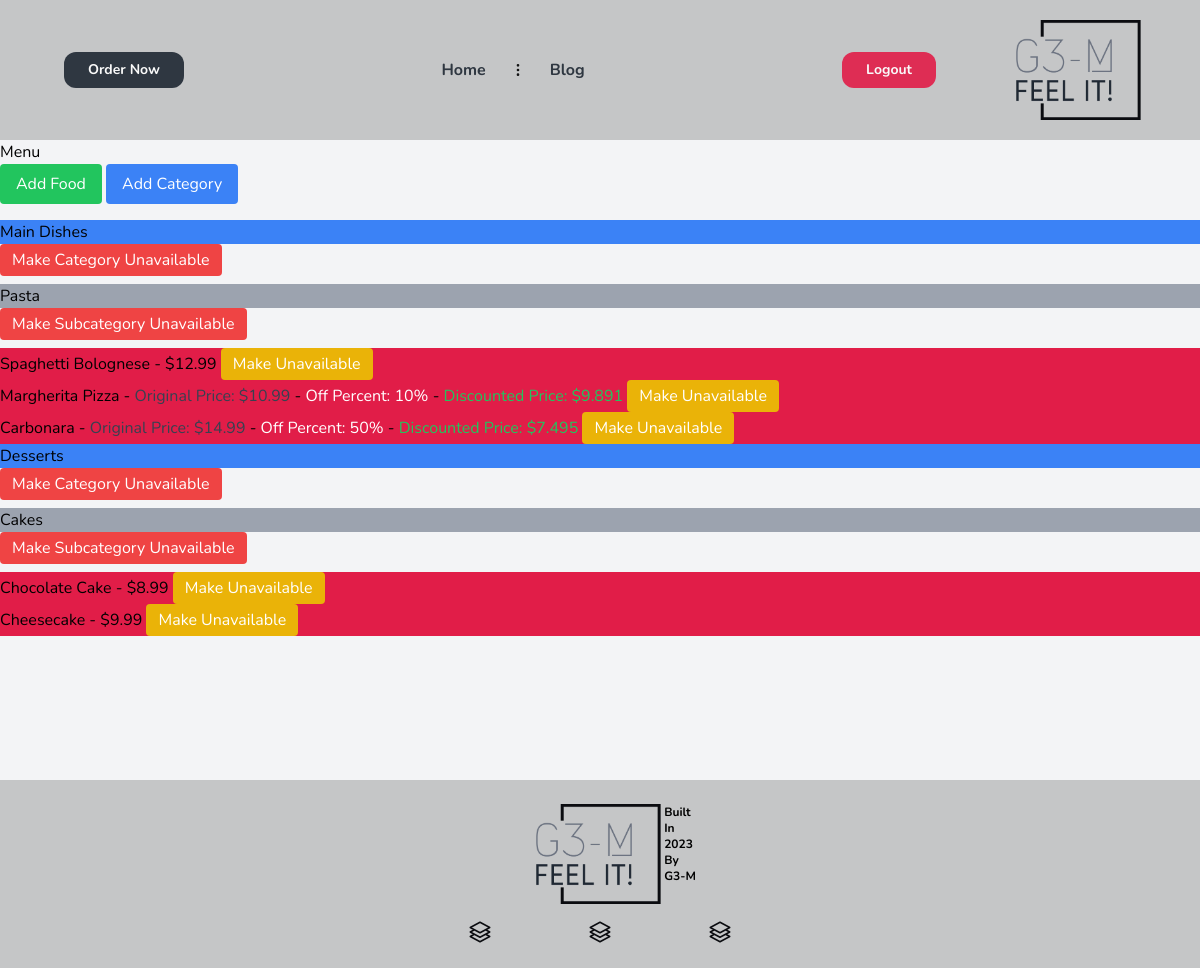
/foods/list-food (signed in), run on the app's committed database.
### foodmenu/models.py (models this page shows, shortened)
class Category(models.Model):
    name = models.CharField(max_length=100, unique=True)
    parent = models.ForeignKey('self', on_delete=models.CASCADE, null=True, blank=True, related_name='subcategories')
    @property
    def is_subcategory(self):
        return self.parent is not None

class Food(models.Model):
    name = models.CharField(max_length=100)
    price = models.DecimalField(max_digits=10, decimal_places=2)
    availability = models.BooleanField(default=True)
    off = models.PositiveSmallIntegerField(default=0)
    category = models.ForeignKey('Category', on_delete=models.PROTECT)
    @property
    def price_after_off(self):
        return self.price - (self.price * self.off / 100)

### foodmenu/views.py (the view)
# urls.py: path('list-food', views.ListFoodView.as_view(), name='list-food'),
class ListFoodView(AccessMixin, View):
    template_name = 'Food_ListTemplate.html'
    login_url = 'users:login'
    def get(self, request):
        if not self.request.user or not is_staff_or_superuser(self.request.user):
            messages.error(request, 'You are not allowed to this page')
            return self.handle_no_permission()
        menu_data = json_menu_generator()
        return render(request, self.template_name, {'menu_data': menu_data})

### foodmenu/views.py (called while the page is built)
def is_staff_or_superuser(user):
    return user.is_active and (user.is_staff or user.is_superuser)

### templates/Food_ListTemplate.html (shortened to what this page needs)
{% extends "base.html" %}
{% load widget_tweaks %}
{% block content %}
    <h1>Menu</h1>
    <div class="mb-4">
        <button class="bg-green-500 text-white px-4 py-2 rounded">Add Food</button>
        <button class="bg-blue-500 text-white px-4 py-2 rounded">Add Category</button>
    </div>
    {% for category in menu_data %}
        <h2 class="bg-blue-500">{{ category.name }}</h2>
        <div class="mb-2">
            <button class="bg-red-500 text-white px-3 py-1 rounded">Make Category Unavailable</button>
        </div>
        {% for subcategory in category.subcategories %}
            <h3 class="bg-gray-400">{{ subcategory.name }}</h3>
            <div class="mb-2">
                <button class="bg-red-500 text-white px-3 py-1 rounded">Make Subcategory Unavailable</button>
            </div>
            {% if subcategory.foods %}
                <ul>
                    {% for food in subcategory.foods %}
                        <li class="bg-rose-600">
                            {{ food.name }} -
                            {% if food.off_percent %}
                                <span class="text-gray-700">Original Price: ${{ food.original_price }}</span> -
                                <span class="text-white">Off Percent: {{ food.off_percent }}%</span> -
                                <span class="text-green-500">Discounted Price: ${{ food.price_after_off }}</span>
                            {% else %}
                                ${{ food.original_price }}
                            {% endif %}
                            <button class="bg-yellow-500 text-white px-3 py-1 rounded">Make Unavailable</button>
                        </li>
                    {% endfor %}
                </ul>
            {% endif %}
        {% endfor %}
    {% endfor %}
{% endblock %}

### static/src/styles.css (style rules this page uses)
html { line-height: 1.5; -webkit-text-size-adjust: 100%; -moz-tab-size: 4; -o-tab-size: 4; tab-size: 4; font-family: ui-sans-serif, system-ui, -apple-system, BlinkMacSystemFont, "Segoe UI", Roboto, "Helvetica Neue", Arial, "Noto Sans", sans-serif, "Apple Color Emoji", "Segoe UI Emoji", "Segoe UI Symbol", "Noto Color Emoji"; font-feature-settings: normal; font-variation-settings: normal; }
body { margin: 0; line-height: inherit; }
h1, h2, h3, h4, h5, h6 { font-size: inherit; font-weight: inherit; }
button, input, optgroup, select, textarea { font-family: inherit; font-feature-settings: inherit; font-variation-settings: inherit; font-size: 100%; font-weight: inherit; line-height: inherit; color: inherit; margin: 0; padding: 0; }
button, select { text-transform: none; }
button, [type='button'], [type='reset'], [type='submit'] { -webkit-appearance: button; background-color: transparent; background-image: none; }
blockquote, dl, dd, h1, h2, h3, h4, h5, h6, hr, figure, p, pre { margin: 0; }
ol, ul, menu { list-style: none; margin: 0; padding: 0; }
button, [role="button"] { cursor: pointer; }
.mb-2 { margin-bottom: 0.5rem; }
.mb-4 { margin-bottom: 1rem; }
.rounded { border-radius: 0.25rem; }
.bg-blue-500 { --tw-bg-opacity: 1; background-color: rgb(59 130 246 / var(--tw-bg-opacity)); }
.bg-gray-100 { --tw-bg-opacity: 1; background-color: rgb(243 244 246 / var(--tw-bg-opacity)); }
.bg-gray-400 { --tw-bg-opacity: 1; background-color: rgb(156 163 175 / var(--tw-bg-opacity)); }
.bg-rose-600 { --tw-bg-opacity: 1; background-color: rgb(225 29 72 / var(--tw-bg-opacity)); }
.bg-green-500 { --tw-bg-opacity: 1; background-color: rgb(34 197 94 / var(--tw-bg-opacity)); }
.bg-red-500 { --tw-bg-opacity: 1; background-color: rgb(239 68 68 / var(--tw-bg-opacity)); }
.bg-yellow-500 { --tw-bg-opacity: 1; background-color: rgb(234 179 8 / var(--tw-bg-opacity)); }
.px-4 { padding-left: 1rem; padding-right: 1rem; }
.py-2 { padding-top: 0.5rem; padding-bottom: 0.5rem; }
.px-3 { padding-left: 0.75rem; padding-right: 0.75rem; }
.py-1 { padding-top: 0.25rem; padding-bottom: 0.25rem; }
.font-enfont { font-family: Nunito; }
.text-white { --tw-text-opacity: 1; color: rgb(255 255 255 / var(--tw-text-opacity)); }
.text-green-500 { --tw-text-opacity: 1; color: rgb(34 197 94 / var(--tw-text-opacity)); }
.text-gray-700 { --tw-text-opacity: 1; color: rgb(55 65 81 / var(--tw-text-opacity)); }

### data on the page
Category: name "Main Dishes"
Category: name "Pasta"
Food: name "Spaghetti Bolognese", original_price "12.99"
Food: name "Margherita Pizza", original_price "10.99"
Food: name "Carbonara", original_price "14.99"
Category: name "Desserts"
Category: name "Cakes"
Food: name "Chocolate Cake", original_price "8.99"
Food: name "Cheesecake", original_price "9.99"

### other printed values
{{ food.off_percent }} "10" "50"
{{ food.price_after_off }} "9.891" "7.495"
